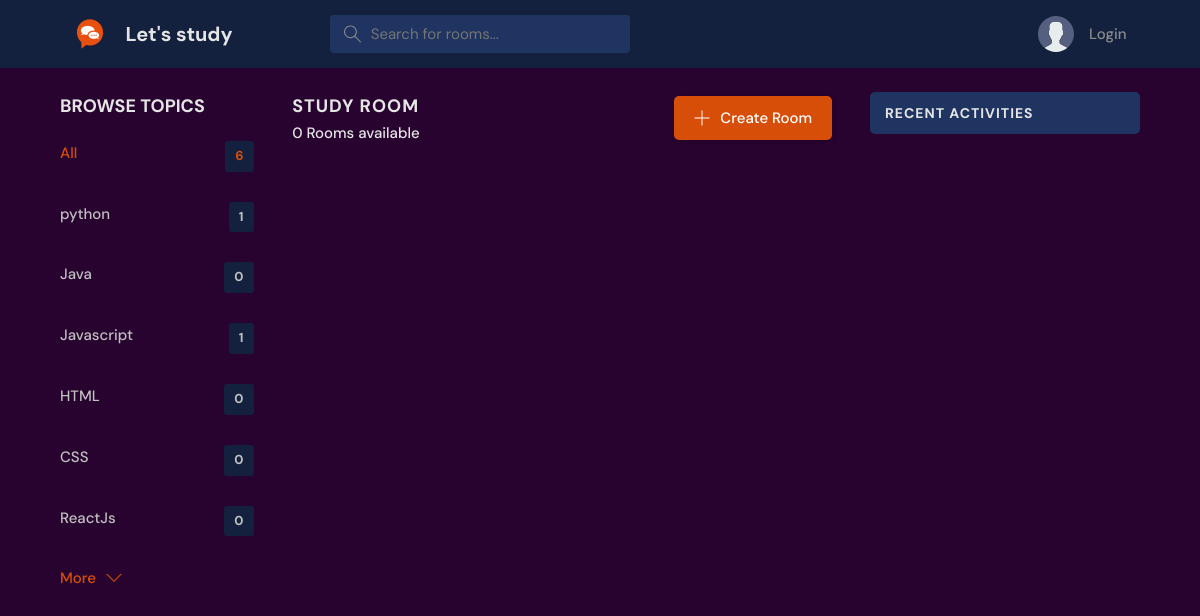
The page /?q=Coding on the database as committed earlier.
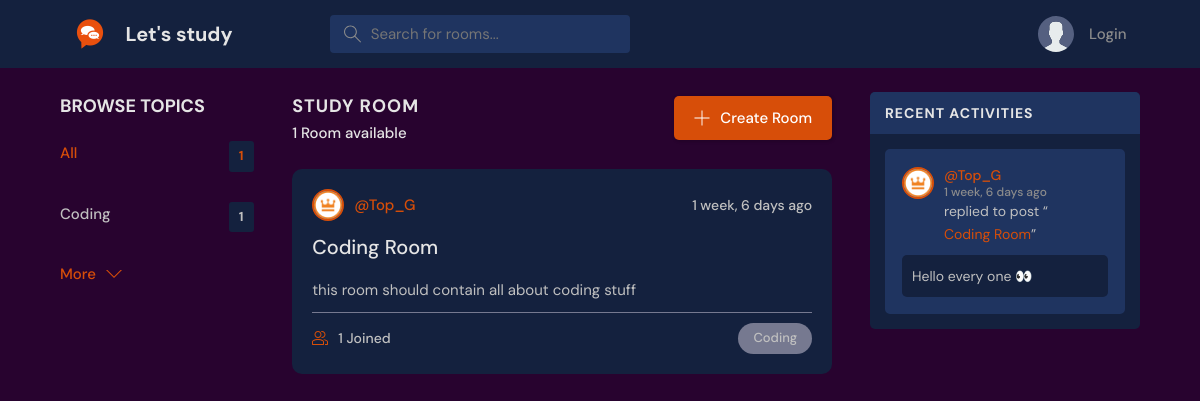
The same page on the database as committed later.
### base/models.py (models this page shows, shortened)
class Topic(models.Model):
  name = models.CharField(max_length=100)

class Room(models.Model):
    id = models.UUIDField(primary_key=True, unique=True, default=uuid.uuid4, editable=False)
    host = models.ForeignKey(User,on_delete=models.SET_NULL,null=True)
    topic = models.ForeignKey(Topic,on_delete=models.SET_NULL,null=True)
    name = models.CharField(max_length=200)
    description = models.TextField(null=True, blank=True)
    created_at = models.DateTimeField(auto_now_add=True)
    updated_at = models.DateTimeField(auto_now=True)
    participants = models.ManyToManyField(
        User, related_name='participants', blank=True)
    class Meta:
      ordering = ['-updated_at','-created_at']

class User(AbstractUser):
    username = models.CharField(max_length=200, null=True)
    fullname = models.CharField(max_length=200, null=True)
    email = models.EmailField(unique=True, null=True)
    bio = models.TextField(null=True,blank=True)
    avatar = models.ImageField(null=True, default="avatar.svg")
    USERNAME_FIELD = 'email'
    REQUIRED_FIELDS = []
    pass

class Message(models.Model):
  user = models.ForeignKey(User, on_delete=models.CASCADE)
  room = models.ForeignKey(Room, on_delete=models.CASCADE)
  body = models.TextField()
  created_at = models.DateTimeField(auto_now_add=True)
  updated_at = models.DateTimeField(auto_now=True)

### base/views.py (the view)
# urls.py: path("", views.home, name='Home'),
def home(request):
    if request.user.is_active :
        print("Is Online")
    q = request.GET.get('q') if request.GET.get('q') else ''
    rooms = Room.objects.filter(
        Q(topic__name__icontains=q) |
        Q(description__icontains=q) |
        Q(name__icontains=q))
    topics = Topic.objects.all()[0:6]
    rooms_count = rooms.count()
    room_messages = Message.objects.filter(
        Q(room__topic__name__icontains=q)).order_by('-updated_at', '-created_at')
    activity_messages = room_messages[0:4]
    context = {'rooms': rooms, 'topics': topics,
               'room_messages': room_messages, 'rooms_count': rooms_count, 'activity_messages': activity_messages}
    return render(request, 'base/home.html', context)

### base/templates/base/home.html (shortened to what this page needs)
{% extends 'main.html' %} {% block content %}
<main class="layout layout--3">
    <div class="container">
        {% include 'base/topics.html' %}
        <div class="roomList">
            <div class="roomList__header">
                <div>
                    <h2>Study Room</h2>
                    <p>
                        {{rooms_count}} Room{% if rooms_count != 1 %}s{% endif %} available
                    </p>
                </div>
                <a class="btn btn--main" href="{% url 'create-room' %}">
                    <svg
                        version="1.1"
                        xmlns="http://www.w3.org/2000/svg"
                        width="32"
                        height="32"
                        viewBox="0 0 32 32"
                    >
                        <title>add</title>
                        <path
                            d="M16.943 0.943h-1.885v14.115h-14.115v1.885h14.115v14.115h1.885v-14.115h14.115v-1.885h-14.115v-14.115z"
                        ></path>
                    </svg>
                    Create Room
                </a>
            </div>
            {% include 'base/rooms.html' %}
        </div>
        <div class="activities">
            <div class="activities__header">
                <h2>Recent Activities</h2>
            </div>
            {% include 'base/activity_feeds.html' %}
        </div>
    </div>
</main>
{% endblock content %}

### templates/main.html (shortened to what this page needs)
{% load static %}
<!DOCTYPE html>
<html lang="en">
    <head>
        <link rel="stylesheet" href="{% static 'css/style.css' %}" />
    </head>
    <body>
        {% include 'navbar.html' %} {% block content %} {% endblock content %}
    </body>
</html>

### templates/navbar.html (shortened to what this page needs)
{% load static %}
<header class="header header--loggedIn">
    <div class="container">
        <a href="/" class="header__logo">
            <img src="{% static 'images/logo.png' %}" />
            <h1>Let's study</h1>
        </a>
        <form method="GET" action="/" class="header__search">
            <label>
                <input name="q" type="text" placeholder="Search for rooms..." />
            </label>
        </form>
        <nav class="header__menu">
            {% if request.user.is_authenticated == False %}
            <a href="{% url 'login' %}">
                <img src="{% if request.user.avatar.url %} {{request.user.avatar.url}} {% else %} {% static 'images/avatar.svg' %} {% endif %} " />
                <p > Login</p>
            </a>
            {% endif %}
        </nav>
    </div>
</header>

### base/templates/base/topics.html
<div class="topics">
    <div class="topics__header">
        <h2>Browse Topics</h2>
    </div>
    <ul class="topics__list">
        <li>
            <a href="/" class="active">All <span>{{topics.count}}</span></a>
        </li>
        {% for topic in topics %}
        <li>
            <a href="/?q={{topic.name}}"
                >{{topic.name}} <span>{{topic.room_set.all.count }}</span></a
            >
        </li>
        {% endfor %}
    </ul>
    <a class="btn btn--link" href="{% url 'topics' %}">
        More
        <svg
            version="1.1"
            xmlns="http://www.w3.org/2000/svg"
            width="32"
            height="32"
            viewBox="0 0 32 32"
        >
            <title>chevron-down</title>
            <path d="M16 21l-13-13h-3l16 16 16-16h-3l-13 13z"></path>
        </svg>
    </a>
</div>

### base/templates/base/rooms.html (shortened to what this page needs)
{% for room in rooms %}
<div class="roomListRoom">
    <div class="roomListRoom__header">
        <a
            href="{% url 'user-profile' room.host.id %}"
            class="roomListRoom__author"
        >
            <div class="avatar avatar--small">
                <img src="{{room.host.avatar.url}}" />
            </div>
            <span>@{{room.host.username}}</span>
        </a>
        <div class="roomListRoom__actions">
            <span>{{room.created_at|timesince}} ago</span>
        </div>
    </div>
    <div class="roomListRoom__content">
        <a href="{% url 'room' room.id %}">{{room.name}}</a>
        <p>{{room.description}}</p>
    </div>
    <div class="roomListRoom__meta">
        <a href="{% url 'room' room.id %}" class="roomListRoom__joined">
            {{room.participants.count}} Joined
        </a>
        <p class="roomListRoom__topic">{{room.topic.name}}</p>
    </div>
</div>
{% endfor %}

### base/templates/base/activity_feeds.html (shortened to what this page needs)
{% block content %} {% for message in activity_messages %}
<div class="activities__box">
    <div class="activities__boxHeader roomListRoom__header">
        <a
            href="{% url 'user-profile' message.user.id %}"
            class="roomListRoom__author"
        >
            <div class="avatar avatar--small">
                <img src="{{message.user.avatar.url}}" />
            </div>
            <p>
                @{{message.user.username}}
                <span>{{message.created_at|timesince}} ago</span>
            </p>
        </a>
    </div>
    <div class="activities__boxContent">
        <p>
            replied to post “<a href="{% url 'room' message.room.id %}"
                >{{message.room.name}}</a
            >”
        </p>
        <div class="activities__boxRoomContent">{{message.body}}</div>
    </div>
</div>
{% endfor %} {% endblock content %}

Rows that differ between the two databases and show on the page:
removed Topic: name "python", room_set.all.count "1"
removed Topic: name "Java", room_set.all.count "0"
removed Topic: name "HTML", room_set.all.count "0"
removed Topic: name "CSS", room_set.all.count "0"
removed Topic: name "ReactJs", room_set.all.count "0"
changed Topic: name "Javascript" → "Coding"
added Room: host.avatar (picture), host.username "Top_G", created_at "1 week, 6 days", name "Coding Room", description "this room should contain all about coding stuff", participants.count "1", topic.name "Coding"
added Message: user.avatar (picture), user.username "Top_G", created_at "1 week, 6 days", room.name "Coding Room", body "Hello every one 👀"
Other text that changed with them:
{{ topics.count }}: "6" → "1"
{{ rooms_count }}: "0" → "1"
text no longer shown: "s"
